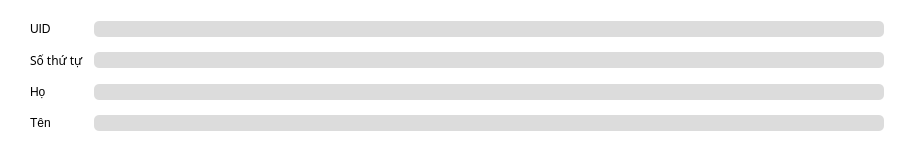
   <widget class="QFrame" name="info_frame">
    <property name="geometry">
     <rect>
      <x>150</x>
      <y>120</y>
      <width>914</width>
      <height>153</height>
     </rect>
    </property>
    <property name="styleSheet">
     <string notr="true">background-color: rgb(255,255,255);
border-radius: 20px;</string>
    </property>
    <property name="frameShape">
     <enum>QFrame::StyledPanel</enum>
    </property>
    <property name="frameShadow">
     <enum>QFrame::Raised</enum>
    </property>
    <layout class="QGridLayout" name="gridLayout_15">
     <property name="leftMargin">
      <number>30</number>
     </property>
     <property name="topMargin">
      <number>20</number>
     </property>
     <property name="rightMargin">
      <number>30</number>
     </property>
     <property name="bottomMargin">
      <number>20</number>
     </property>
     <property name="horizontalSpacing">
      <number>20</number>
     </property>
     <property name="verticalSpacing">
      <number>10</number>
     </property>
     <item row="0" column="0">
      <layout class="QGridLayout" name="gridLayout_16">
       <property name="horizontalSpacing">
        <number>10</number>
       </property>
       <property name="verticalSpacing">
        <number>15</number>
       </property>
       <item row="1" column="0">
        <widget class="QLabel" name="label_19">
         <property name="font">
          <font>
           <family>Segoe UI Semibold</family>
          </font>
         </property>
         <property name="styleSheet">
          <string notr="true">color: rgb(0,0,0);</string>
         </property>
         <property name="text">
          <string>Số thứ tự</string>
         </property>
        </widget>
       </item>
       <item row="1" column="2">
        <widget class="QLineEdit" name="so_thu_tu">
         <property name="styleSheet">
          <string notr="true">color: black;
background-color:rgb(220,220,220);
border-radius:5px;</string>
         </property>
         <property name="inputMethodHints">
          <set>Qt::ImhDigitsOnly</set>
         </property>
        </widget>
       </item>
       <item row="3" column="2">
        <widget class="QLineEdit" name="ten">
         <property name="styleSheet">
          <string notr="true">color: black;
background-color:rgb(220,220,220);
border-radius:5px;</string>
         </property>
        </widget>
       </item>
       <item row="3" column="0">
        <widget class="QLabel" name="label_21">
         <property name="styleSheet">
          <string notr="true">color: rgb(0,0,0);</string>
         </property>
         <property name="text">
          <string>Tên</string>
         </property>
        </widget>
       </item>
       <item row="2" column="2">
        <widget class="QLineEdit" name="ho">
         <property name="styleSheet">
          <string notr="true">color: black;
background-color:rgb(220,220,220);
border-radius:5px;</string>
         </property>
        </widget>
       </item>
       <item row="2" column="0">
        <widget class="QLabel" name="label_20">
         <property name="styleSheet">
          <string notr="true">color: rgb(0,0,0);</string>
         </property>
         <property name="text">
          <string>Họ</string>
         </property>
        </widget>
       </item>
       <item row="0" column="0">
        <widget class="QLabel" name="label_22">
         <property name="styleSheet">
          <string notr="true">color: rgb(0,0,0);</string>
         </property>
         <property name="text">
          <string>UID</string>
         </property>
        </widget>
       </item>
       <item row="0" column="2">
        <widget class="QLineEdit" name="UID_inp">
         <property name="styleSheet">
          <string notr="true">color: black;
background-color:rgb(220,220,220);
border-radius:5px;</string>
         </property>
         <property name="inputMethodHints">
          <set>Qt::ImhDigitsOnly</set>
         </property>
        </widget>
       </item>
      </layout>
     </item>
    </layout>
   </widget>
